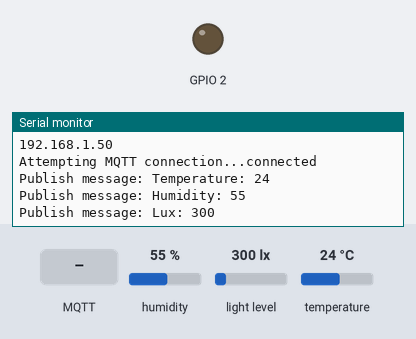
A sketch run on a simulated ESP8266 (NodeMCU). Parts: output pins drawn as LEDs (lit = HIGH), the last lines printed to the serial monitor. The inputs (shaded band) are chosen by the test bench; at power-on: humidity 55 %, light level 300 lx, temperature 24 °C. WiFi joins after 1.5 s; servers stay silent unless stated; random numbers use the default seed unless the sketch sets one; no MQTT or app messages arrive unless stated; pins used as bus, display or sensor lines are not drawn.

Above: at 2.7 s.
2.8 s: MQTT message "1" arrives on the first subscribed topic
At 3.8 s:
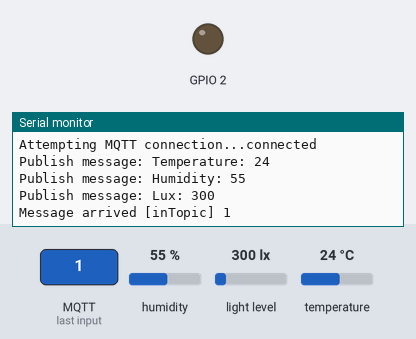
4.3 s: MQTT message "on" arrives on the first subscribed topic
At 5.0 s:
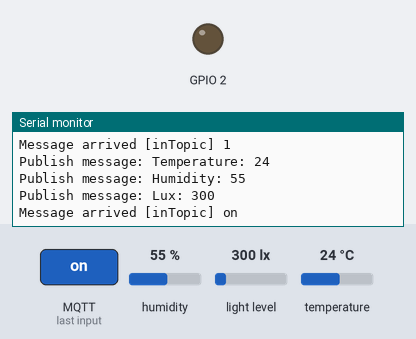
5.8 s: MQTT message "off" arrives on the first subscribed topic
At 6.1 s:
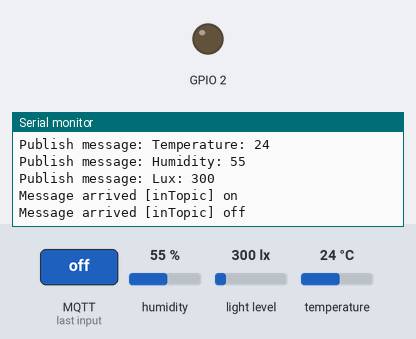
7.3 s: humidity set to 22 %
At 8.7 s:
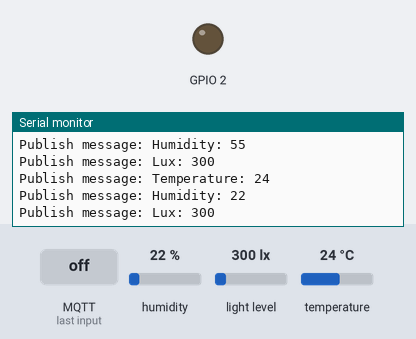
8.8 s: light level set to 40 lx
10.3 s: temperature set to 12 °C
At 11.7 s:
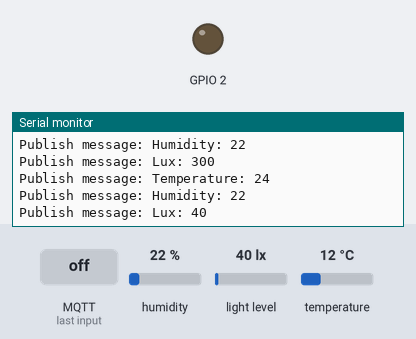

Measured:
- after the input at 2.8 s, the serial monitor: prints a new line at once (image 1)
- after the input at 4.3 s, the serial monitor: prints a new line at once (image 2)
- after the input at 5.8 s, the serial monitor: prints a new line at once (image 3)
- after the input at 7.3 s, the serial monitor: prints a new line after 0.99 s (image 4)

The sketch:

arduino.esp8266.dht.lux.wifi.mqtt.ino
```cpp
/*
 Basic ESP8266 MQTT example

 This sketch demonstrates the capabilities of the pubsub library in combination
 with the ESP8266 board/library.

 It connects to an MQTT server then:
  - publishes "hello world" to the topic "outTopic" every two seconds
  - subscribes to the topic "inTopic", printing out any messages
    it receives. NB - it assumes the received payloads are strings not binary
  - If the first character of the topic "inTopic" is an 1, switch ON the ESP Led,
    else switch it off

 It will reconnect to the server if the connection is lost using a blocking
 reconnect function. See the 'mqtt_reconnect_nonblocking' example for how to
 achieve the same result without blocking the main loop.

 To install the ESP8266 board, (using Arduino 1.6.4+):
  - Add the following 3rd party board manager under "File -> Preferences -> Additional Boards Manager URLs":
       http://arduino.esp8266.com/stable/package_esp8266com_index.json
  - Open the "Tools -> Board -> Board Manager" and click install for the ESP8266"
  - Select your ESP8266 in "Tools -> Board"

*/

#include <ESP8266WiFi.h>
#include <PubSubClient.h>
#include <SimpleDHT.h>
#include <Adafruit_Sensor.h>
#include <Adafruit_TSL2561_U.h>
#include <Wire.h>

int pinDHT11 = 2;
SimpleDHT11 dht11;
Adafruit_TSL2561_Unified tsl = Adafruit_TSL2561_Unified(TSL2561_ADDR_FLOAT, 12345);

/**************************************************************************/
/*
    Configures the gain and integration time for the TSL2561
*/
/**************************************************************************/
void configureSensor(void)
{
  /* You can also manually set the gain or enable auto-gain support */
  // tsl.setGain(TSL2561_GAIN_1X);      /* No gain ... use in bright light to avoid sensor saturation */
  // tsl.setGain(TSL2561_GAIN_16X);     /* 16x gain ... use in low light to boost sensitivity */
  tsl.enableAutoRange(true);            /* Auto-gain ... switches automatically between 1x and 16x */

  /* Changing the integration time gives you better sensor resolution (402ms = 16-bit data) */
  tsl.setIntegrationTime(TSL2561_INTEGRATIONTIME_13MS);      /* fast but low resolution */
  // tsl.setIntegrationTime(TSL2561_INTEGRATIONTIME_101MS);  /* medium resolution and speed   */
  // tsl.setIntegrationTime(TSL2561_INTEGRATIONTIME_402MS);  /* 16-bit data but slowest conversions */

}

// Update these with values suitable for your network.

const char* ssid = "tomesh-6e7";
const char* password = "test";
const char* mqtt_server = "10.0.0.1";

WiFiClient espClient;
PubSubClient client(espClient);
long lastMsg = 0;
char msg[50];
int value = 0;

void setup_wifi() {

  delay(10);
  // We start by connecting to a WiFi network
  Serial.println();
  Serial.print("Connecting to ");
  Serial.println(ssid);

  WiFi.begin(ssid, password);

  while (WiFi.status() != WL_CONNECTED) {
    delay(500);
    Serial.print(".");
  }

  randomSeed(micros());

  Serial.println("");
  Serial.println("WiFi connected");
  Serial.println("IP address: ");
  Serial.println(WiFi.localIP());
}

void callback(char* topic, byte* payload, unsigned int length) {
  Serial.print("Message arrived [");
  Serial.print(topic);
  Serial.print("] ");
  for (int i = 0; i < length; i++) {
    Serial.print((char)payload[i]);
  }
  Serial.println();

  // Switch on the LED if an 1 was received as first character
  if ((char)payload[0] == '1') {
    digitalWrite(BUILTIN_LED, LOW);   // Turn the LED on (Note that LOW is the voltage level
    // but actually the LED is on; this is because
    // it is acive low on the ESP-01)
  } else {
    digitalWrite(BUILTIN_LED, HIGH);  // Turn the LED off by making the voltage HIGH
  }

}

void reconnect() {
  // Loop until we're reconnected
  while (!client.connected()) {
    Serial.print("Attempting MQTT connection...");
    // Create a random client ID
    String clientId = "ESP8266Client-";
    clientId += String(random(0xffff), HEX);
    // Attempt to connect
    if (client.connect(clientId.c_str())) {
      Serial.println("connected");
      // Once connected, publish an announcement...
      client.publish("outTopic", "hello world");
      // ... and resubscribe
      client.subscribe("inTopic");
    } else {
      Serial.print("failed, rc=");
      Serial.print(client.state());
      Serial.println(" try again in 5 seconds");
      // Wait 5 seconds before retrying
      delay(5000);
    }
  }
}

void setup() {
  // begin tsl2561
    Serial.begin(9600);
  Serial.println("Light Sensor Test"); Serial.println("");

  /* Initialise the sensor */
  if(!tsl.begin())
  {
    /* There was a problem detecting the ADXL345 ... check your connections */
    Serial.print("Ooops, no TSL2561 detected ... Check your wiring or I2C ADDR!");
    while(1);
  }

  /* Setup the tsl2561 sensor gain and integration time */
  configureSensor();

  /* We're ready to go! */
  Serial.println("");
  //end tsl2561

  pinMode(BUILTIN_LED, OUTPUT);     // Initialize the BUILTIN_LED pin as an output
  Serial.begin(115200);
  setup_wifi();
  client.setServer(mqtt_server, 1883);
  client.setCallback(callback);
}

void loop() {

  if (!client.connected()) {
    reconnect();
  }
  client.loop();

  long now = millis();
  if (now - lastMsg > 2000) {

    // read without samples.
    byte temperature = 0;
    byte humidity = 0;
    if (dht11.read(pinDHT11, &temperature, &humidity, NULL)) {
     Serial.print("Read DHT11 failed.");
     return;

    }
    sensors_event_t event;
    tsl.getEvent(&event);
   //Serial.print(event.light);
  delay(250);
    lastMsg = now;
    ++value;
    //snprintf (msg, 75, "hello world #%ld", value);
    snprintf (msg, 75, "Temperature: %ld", temperature);
    Serial.print("Publish message: ");
    Serial.println(msg);
    client.publish("outTopic", msg);
    snprintf (msg, 75, "Humidity: %ld", humidity);
    Serial.print("Publish message: ");
    Serial.println(msg);
    client.publish("outTopic", msg);
    snprintf (msg, 75, "Lux: %ld", ((int)event.light));
    Serial.print("Publish message: ");
    Serial.println(msg);
    client.publish("outTopic", msg);
  }
}
```
